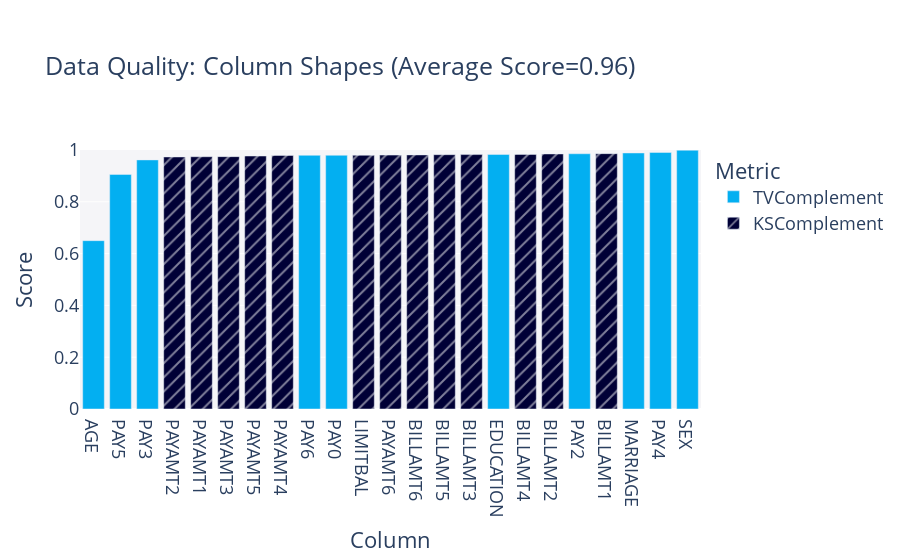

Notebook code cell kept with this figure:
### Code cell
# plot Column Shapes -> referred to the "Fidelity Column" in the paper
fig = quality_report.get_visualization(property_name='Column Shapes')
fig

### Figure 1 — Plotly figure (JSON) as saved in the notebook; plotly's stock layout.template omitted (floating-point values rounded to 4 significant figures)
{"data": [{"alignmentgroup": "True", "customdata": [["TVComplement"], ["TVComplement"], ["TVComplement"], ["TVComplement"], ["TVComplement"], ["TVComplement"], ["TVComplement"], ["TVComplement"], ["TVComplement"], ["TVComplement"]], "hovertemplate": "<b>%{hovertext}</b><br><br>Metric=%{customdata[0]}<br>Score=%{y}<extra></extra>", "hovertext": ["SEX", "EDUCATION", "MARRIAGE", "AGE", "PAY0", "PAY2", "PAY3", "PAY4", "PAY5", "PAY6"], "legendgroup": "TVComplement", "marker": {"color": "#03AFF1", "pattern": {"shape": ""}}, "name": "TVComplement", "offsetgroup": "TVComplement", "orientation": "v", "showlegend": true, "textposition": "auto", "type": "bar", "x": ["SEX", "EDUCATION", "MARRIAGE", "AGE", "PAY0", "PAY2", "PAY3", "PAY4", "PAY5", "PAY6"], "xaxis": "x", "y": [0.9992, 0.9827, 0.9885, 0.65, 0.9796, 0.9855, 0.9617, 0.9903, 0.9055, 0.9794], "yaxis": "y"}, {"alignmentgroup": "True", "customdata": [["KSComplement"], ["KSComplement"], ["KSComplement"], ["KSComplement"], ["KSComplement"], ["KSComplement"], ["KSComplement"], ["KSComplement"], ["KSComplement"], ["KSComplement"], ["KSComplement"], ["KSComplement"], ["KSComplement"]], "hovertemplate": "<b>%{hovertext}</b><br><br>Metric=%{customdata[0]}<br>Score=%{y}<extra></extra>", "hovertext": ["LIMITBAL", "BILLAMT1", "BILLAMT2", "BILLAMT3", "BILLAMT4", "BILLAMT5", "BILLAMT6", "PAYAMT1", "PAYAMT2", "PAYAMT3", "PAYAMT4", "PAYAMT5", "PAYAMT6"], "legendgroup": "KSComplement", "marker": {"color": "#000036", "pattern": {"shape": "/"}}, "name": "KSComplement", "offsetgroup": "KSComplement", "orientation": "v", "showlegend": true, "textposition": "auto", "type": "bar", "x": ["LIMITBAL", "BILLAMT1", "BILLAMT2", "BILLAMT3", "BILLAMT4", "BILLAMT5", "BILLAMT6", "PAYAMT1", "PAYAMT2", "PAYAMT3", "PAYAMT4", "PAYAMT5", "PAYAMT6"], "xaxis": "x", "y": [0.9796, 0.9859, 0.9848, 0.9823, 0.9829, 0.9819, 0.981, 0.9741, 0.9731, 0.9744, 0.9789, 0.9767, 0.9802], "yaxis": "y"}], "layout": {"barmode": "relative", "font": {"size": 18}, "legend": {"title": {"text": "Metric"}, "tracegroupgap": 0}, "margin": {"t": 150}, "plot_bgcolor": "#F5F5F8", "title": {"text": "Data Quality: Column Shapes (Average Score=0.96)"}, "xaxis": {"anchor": "y", "categoryorder": "total ascending", "domain": [0, 1], "title": {"text": "Column"}}, "yaxis": {"anchor": "x", "domain": [0, 1], "range": [0, 1], "title": {"text": "Score"}}}}
